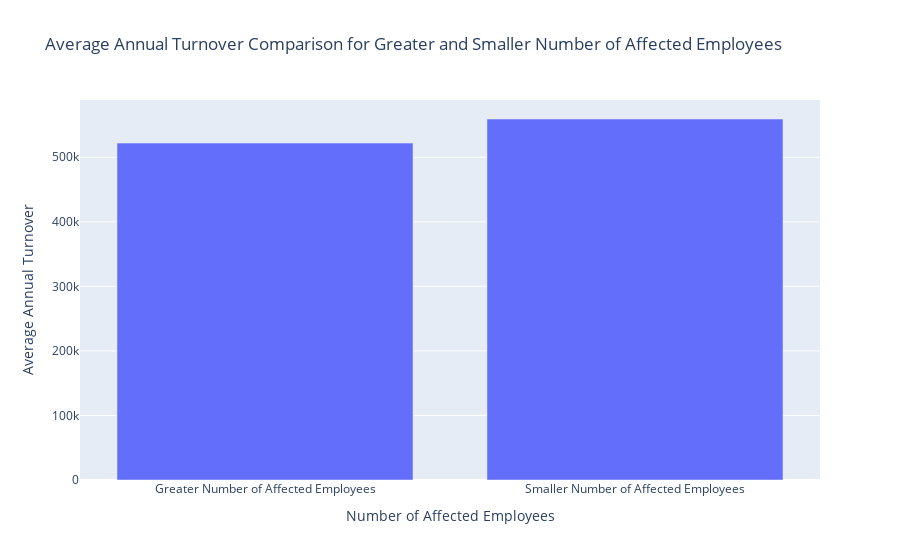

Notebook code cell kept with this figure:
### Code cell
# Calculate the average annual turnover for companies with 1 affected employee
avg_turnover_greater = clean_data[clean_data['Affected Employee'] == 1]['Annual turnover'].mean()

# Calculate the average annual turnover for companies with 0 affected employees
avg_turnover_smaller = clean_data[clean_data['Affected Employee'] == 0]['Annual turnover'].mean()


# Create a bar graph to compare average annual turnover
fig = px.bar(
    x=['Greater Number of Affected Employees', 'Smaller Number of Affected Employees'],
    y=[avg_turnover_greater, avg_turnover_smaller],
    labels={'x': 'Number of Affected Employees', 'y': 'Average Annual Turnover'},
    title='Average Annual Turnover Comparison for Greater and Smaller Number of Affected Employees',
)

fig.show()

### Figure 1 — Plotly figure (JSON) as saved in the notebook; plotly's stock layout.template omitted (floating-point values rounded to 4 significant figures)
{"data": [{"alignmentgroup": "True", "hovertemplate": "Number of Affected Employees=%{x}<br>Average Annual Turnover=%{y}<extra></extra>", "legendgroup": "", "marker": {"color": "#636efa", "pattern": {"shape": ""}}, "name": "", "offsetgroup": "", "orientation": "v", "showlegend": false, "textposition": "auto", "type": "bar", "x": ["Greater Number of Affected Employees", "Smaller Number of Affected Employees"], "xaxis": "x", "y": [522000.0, 559300.0], "yaxis": "y"}], "layout": {"barmode": "relative", "legend": {"tracegroupgap": 0}, "title": {"text": "Average Annual Turnover Comparison for Greater and Smaller Number of Affected Employees"}, "xaxis": {"anchor": "y", "domain": [0, 1], "title": {"text": "Number of Affected Employees"}}, "yaxis": {"anchor": "x", "domain": [0, 1], "title": {"text": "Average Annual Turnover"}}}}
